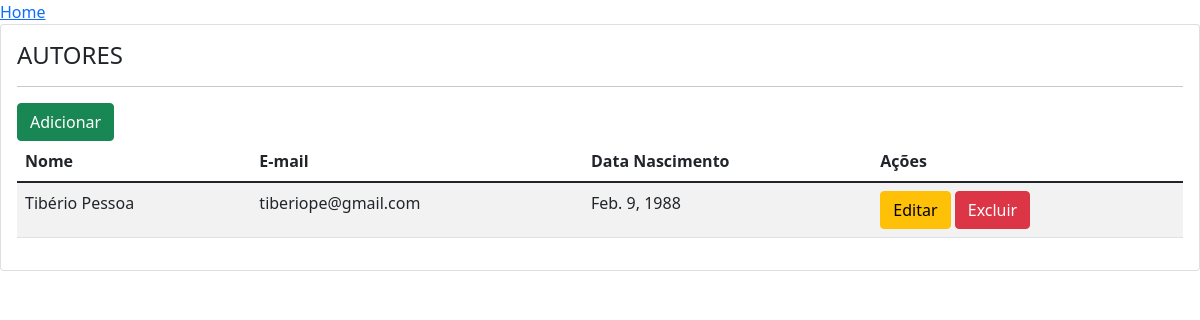
Before: /autor/ with the older database file.
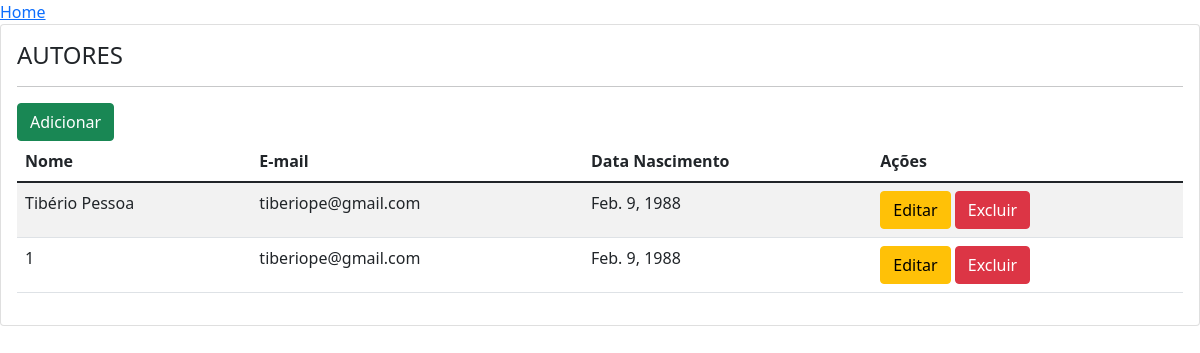
After: the same page with the newer database file.
### portal/models.py (models this page shows)
class Autor(models.Model):
    nome = models.CharField(max_length=255)
    data_nascimento = models.DateField()
    email = models.EmailField()

### portal/views.py (the view)
# urls.py: path('autor/', views.autor_lista, name='autor_lista'),
def autor_lista(request):
    autores = Autor.objects.all()
    conteudo = {
        'autores': autores
    }
    return render(request, 'portal/autor/autor_lista.html', conteudo)

### portal/templates/portal/autor/autor_lista.html
{% extends 'base.html' %}
{% block content %}
    <div class="card">
        <div class="card-body">
            <h4>AUTORES</h4>
            <hr>
            <a class="btn btn-success" href="{% url 'autor_add' %}">Adicionar</a>
            <table class="table table-striped">
                <thead>
                    <tr>
                        <th>Nome</th>
                        <th>E-mail</th>
                        <th>Data Nascimento</th>
                        <th>Ações</th>
                    </tr>
                </thead>
                <tbody>
                    {% for autor in autores %}
                    <tr>
                        <td>{{ autor.nome }}</td>
                        <td>{{ autor.email }}</td>
                        <td>{{ autor.data_nascimento }}</td>
                        <td><a class="btn btn-warning" href="{% url 'autor_edit' autor.id %}">Editar</a>
                            <a class="btn btn-danger" href="{% url 'autor_del' autor.id %}"
                            onclick="return confirm('Tem certeza que deseja excluir este autor?')">Excluir</a></td>
                    </tr>
                    {% endfor %}
                </tbody>
            </table>
        </div>
    </div>
{% endblock %}

Changed rows visible on the page:
added Autor: nome "1", email "tiberiope@gmail.com", data_nascimento "Feb. 9, 1988"
